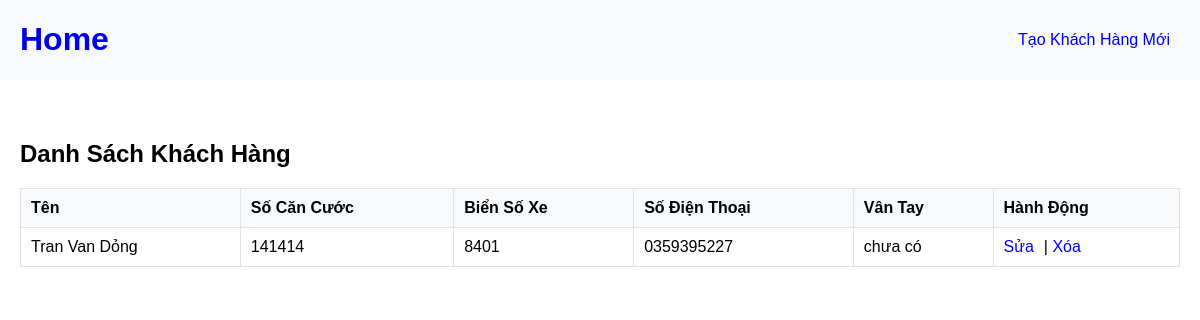
Screenshot of /khachhang/ (signed in) with the database file from the repository.
### phongtro/models.py (models this page shows, shortened)
class KhachHang(models.Model):
    ten_phong = models.ForeignKey(Phong, on_delete=models.CASCADE)
    ten = models.CharField(max_length=100)
    can_cuoc = models.CharField(max_length=12)
    bien_so_xe = models.CharField(max_length=10,blank=True)
    so_dien_thoai = models.CharField(max_length=10)
    van_tay = models.CharField(max_length=100,blank=True,default="chưa có")

### phongtro/views.py (the view)
# urls.py: path('khachhang/', views.KhachHangListView.as_view(), name='khachhang-list'),
class KhachHangListView(LoginRequiredMixin,View):
    login_url="/login"
    template_name = 'phongtro/khachhang_list.html'  # Thay 'ten_template_cua_ban.html' bằng tên template của bạn.
    def get(self, request):
        khachhang_list = KhachHang.objects.all()
        context = {'khachhang_list': khachhang_list}
        return render(request, self.template_name, context)

### phongtro/templates/phongtro/khachhang_list.html (shortened to what this page needs)
<!DOCTYPE html>
<html lang="vi">
<head>
</head>
<body>
    <header>
        <h1><a href="{%url 'home'%}" class="no-underline">Home</a></h1>
        <nav id="menu">
            <ul>
                <li><a href="{% url 'khachhang-new' %}" class="no-underline">Tạo Khách Hàng Mới</a></li>
            </ul>
        </nav>
    </header>
    <main>
        <h2>Danh Sách Khách Hàng</h2>
        <table>
            <thead>
                <tr>
                    <th>Tên</th>
                    <th>Số Căn Cước</th>
                    <th>Biển Số Xe</th>
                    <th>Số Điện Thoại</th>
                    <th>Vân Tay</th>
                    <th>Hành Động</th>
                </tr>
            </thead>
            <tbody>
                {% for khachhang in khachhang_list %}
                    <tr>
                        <td>{{ khachhang.ten }}</td>
                        <td>{{ khachhang.can_cuoc }}</td>
                        <td>{{ khachhang.bien_so_xe }}</td>
                        <td>{{ khachhang.so_dien_thoai }}</td>
                        <td>{{ khachhang.van_tay }}</td>
                        <td class="actions">
                            <a href="{% url 'khachhang-update' khachhang.id %}" class="no-underline">Sửa</a>|
                            <a href="{% url 'khachhang-delete' khachhang.id %}" class="no-underline">Xóa</a>
                        </td>
                    </tr>
                {% empty %}
                    <tr><td colspan="6">Không có khách hàng nào.</td></tr>
                {% endfor %}
            </tbody>
        </table>
    </main>
</body>
</html>

### phongtro/templates/phongtro/khachhang_list.html (style rules this page uses)
body { font-family: Arial, sans-serif; margin: 0; padding: 0; box-sizing: border-box; }
header { background-color: #f8f9fa; display: flex; justify-content: space-between; align-items: center; padding: 0px 20px; }
#menu { list-style-type: none; padding: 0; margin: 0; }
#menu li { display: inline; margin-right: 10px; }
main { margin-top: 20px; padding: 20px; }
table { width: 100%; }
table, th, td { border: 1px solid #dee2e6; border-collapse: collapse; }
th, td { padding: 10px; text-align: left; }
th { background-color: #f8f9fa; }
.actions a { text-decoration: none; margin-right: 10px; }
h2 { font-size: 24px; }
.no-underline { text-decoration: none; }

### rows the page displays
KhachHang: ten "Tran Van Dỏng", can_cuoc "141414", bien_so_xe "8401", so_dien_thoai "0359395227", van_tay "chưa có"
